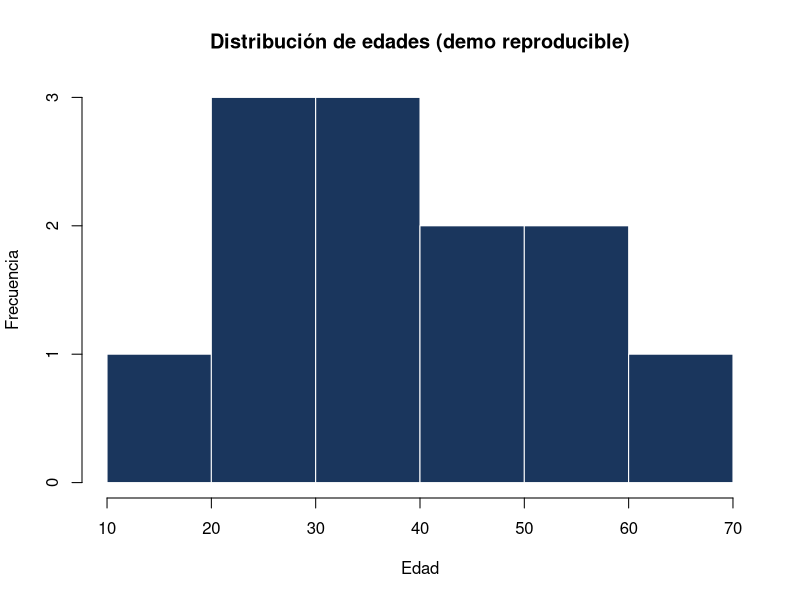

Reproduce this figure in R.
## ---- chunk 1
#| echo: true
#| fig-height: 3.2
#| fig-width: 9

edades <- c(18, 25, 33, 38, 67, 25, 35, 57, 42, 29, 44, 51)
cat("Promedio:", round(mean(edades), 1),
    "| Mediana:", median(edades),
    "| N:", length(edades))

hist(edades,
     main   = "Distribución de edades (demo reproducible)",
     xlab   = "Edad",
     ylab   = "Frecuencia",
     col    = "#1a365d",
     border = "white")
